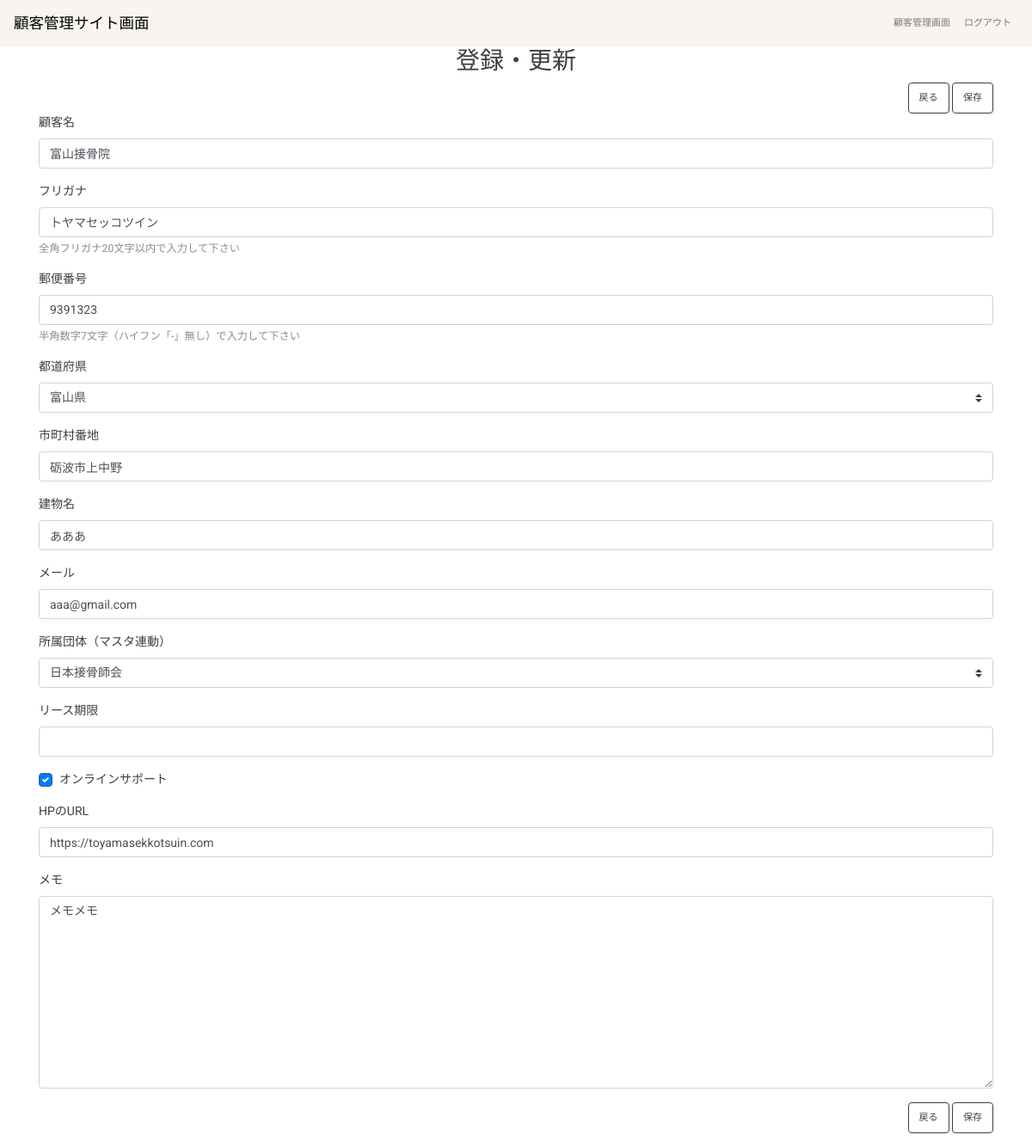
The page /update/10/ (signed in) on the database its author committed.
### app/models.py (models this page shows, shortened)
class Item(models.Model):
    name = models.CharField(
        verbose_name='顧客名',
        max_length=20,
        blank=True,
        null=True,
    )
    name_furigana = models.CharField(
        verbose_name='フリガナ',
        max_length=20,
        blank=True,
        null=True,
        default='',
        validators=[validators.RegexValidator(
            regex=u'^[ァ-ヶ]+$',
            message='全角フリガナ20文字以内で入力して下さい',
        )]
    )
    postcode = models.CharField(
        verbose_name='郵便番号',
        max_length=7,
        blank=True,
        null=True,
        default='',
        validators=[validators.RegexValidator(
            regex=r'^[0-9]+$',
            message='半角数字7文字（ハイフン「-」無し）で入力して下さい',
        ),validators.MinLengthValidator(7)]
    )
    todofukenChoice = (
        (1, '北海道'),
        (2, '青森県'),
        (3, '岩手県'),
        (4, '宮城県'),
        (5, '秋田県'),
        (6, '山形県'),
        (7, '福島県'),
        (8, '茨城県'),
        (9, '栃木県'),
        (10, '群馬県'),
        (11, '埼玉県'),
        (12, '千葉県'),
        (13, '東京都'),
        (14, '神奈川県'),
        (15, '新潟県'),
        (16, '富山県'),
        (17, '石川県'),
        (18, '福井県'),
        (19, '山梨県'),
        (20, '長野県'),
        (21, '岐阜県'),
        (22, '静岡県'),
        (23, '愛知県'),
        (24, '三重県'),
        (25, '滋賀県'),
        (26, '京都府'),
        (27, '大阪府'),
        (28, '兵庫県'),
        (29, '奈良県'),
        (30, '和歌山県'),
        (31, '鳥取県'),
        (32, '島根県'),
        (33, '岡山県'),
        (34, '広島県'),
        (35, '山口県'),
        (36, '徳島県'),
        (37, '香川県'),
        (38, '愛媛県'),
        (39, '高知県'),
        (40, '福岡県'),
        (41, '佐賀県'),
        (42, '長崎県'),
        (43, '熊本県'),
        (44, '大分県'),
        (45, '宮崎県'),
        (46, '鹿児島県'),
        (47, '沖縄県 '),
    )
    address1 = models.IntegerField(
        verbose_name='都道府県',
        choices=todofukenChoice,
        blank=True,
        null=True,
    )
    address2 = models.CharField(
        verbose_name='市町村番地',
        max_length=40,
        blank=True,
        null=True,
    )
    address3 = models.CharField(
        verbose_name='建物名',
        max_length=40,
        blank=True,
        null=True,
    )
    email = models.EmailField(
        verbose_name='メール',
        max_length=100,
        blank=True,
        null=True,
    )
    Dantai = models.ForeignKey(
        Dantai,
        verbose_name='所属団体（マスタ連動）',
        blank=True,
        null=True,
        related_name='Dantai',
        on_delete=models.SET_NULL,
    )
    leaseDate = models.DateField(
        verbose_name='リース期限',
        blank=True,
        null=True,
    )
    onlineSupport = models.BooleanField(
        verbose_name='オンラインサポート',
    )
    hpUrl = models.URLField(
        verbose_name='HPのURL',
        max_length=100,
        blank=True,
        null=True,
    )
    memo = models.TextField(
        verbose_name='メモ',
        blank=True,
        null=True,
    )
    created_by = models.ForeignKey(
        User,
        verbose_name='作成者',
        blank=True,
        null=True,
        related_name='CreatedBy',
        on_delete=models.SET_NULL,
        editable=False,
    )
    created_at = models.DateTimeField(
        verbose_name='作成時間',
        blank=True,
        null=True,
        editable=False,
    )
    updated_by = models.ForeignKey(
        User,
        verbose_name='更新者',
        blank=True,
        null=True,
        related_name='UpdatedBy',
        on_delete=models.SET_NULL,
        editable=False,
    )
    updated_at = models.DateTimeField(
        verbose_name='更新時間',
        blank=True,
        null=True,
        editable=False,
    )
    class Meta:
        verbose_name = '顧客マスタ'
        verbose_name_plural = '顧客マスタ'

class Dantai(models.Model):
    name = models.CharField(
        verbose_name='団体マスタ',
        max_length=50,
        blank=True,
        null=True,
    )
    def __str__(self):
        return self.name
    class Meta:
        verbose_name = '所属団体マスタ'
        verbose_name_plural = '所属団体マスタ'

### app/views.py (the view, shortened to what this page needs)
# urls.py: path('update/<int:pk>/', ItemUpdateView.as_view(), name='update'),
class ItemUpdateView(LoginRequiredMixin, UpdateView):
    model = Item
    form_class = ItemForm
    success_url = reverse_lazy('index')

### app/forms.py
class ItemForm(forms.ModelForm):
    name_furigana = forms.CharField(
        label='フリガナ',
        max_length=20,
        required=False,
        help_text="全角フリガナ20文字以内で入力して下さい",
    )
    postcode = forms.RegexField(
        label='郵便番号',
        regex=r'^[0-9]+$',
        required=False,
        max_length=7,
        widget=forms.TextInput(attrs={'onKeyUp' : "AjaxZip3.zip2addr('postcode','','address1','address2')"}),
        help_text="半角数字7文字（ハイフン「-」無し）で入力して下さい",
    )
    class Meta:
        model = Item
        fields = '__all__'

### app/templates/app/item_form.html (shortened to what this page needs)
{% extends "./_base.html" %}
{% load crispy_forms_tags %}
{% block content %}
    <div class="container">
        <div class="row">
            <div class="col-12">
                <h2 class="text-center">登録・更新</h2>
            </div>
        </div>
        <div class="row">
            <div class="col-12">
                <div class="float-right">
                    <a class="btn btn-outline-dark" href="{% url 'index' %}">戻る</a>
                    <a class="btn btn-outline-dark save" href="#">保存</a>
                </div>
            </div>
        </div>
        <div class="row">
            <div class="col-12">
                <form method="post" id="myform">
                    {% crispy form %}
                </form>
            </div>
        </div>
        <div class="row">
            <div class="col-12">
                <div class="float-right mb-3">
                    <a class="btn btn-outline-dark" href="{% url 'index' %}">戻る</a>
                    <a class="btn btn-outline-dark save" href="#">保存</a>
                </div>
            </div>
        </div>
    </div>
{% endblock %}

### rows shown on the page
Item: name "富山接骨院", name_furigana "トヤマセッコツイン", postcode "9391323", address1 "富山県", address2 "砺波市上中野", address3 "あああ", email "aaa@gmail.com", Dantai "日本接骨師会", hpUrl "https://toyamasekkotsuin.com", memo "メモメモ"
